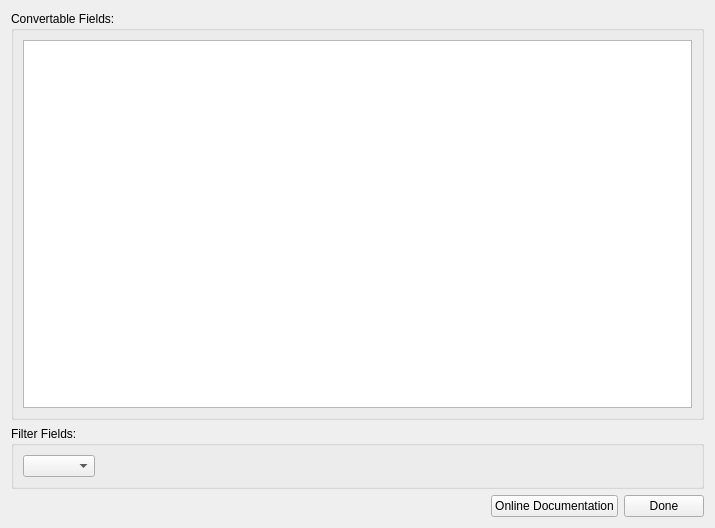
<?xml version="1.0" encoding="UTF-8"?>
<ui version="4.0">
 <class>ConvertCoordinateFieldWidget</class>
 <widget class="QWidget" name="ConvertCoordinateFieldWidget">
  <property name="geometry">
   <rect>
    <x>0</x>
    <y>0</y>
    <width>715</width>
    <height>528</height>
   </rect>
  </property>
  <property name="windowTitle">
   <string>Convert Coordinate Field</string>
  </property>
  <layout class="QGridLayout" name="gridLayout">
   <item row="0" column="0">
    <widget class="QGroupBox" name="groupBoxCoordinateFieldsMap">
     <property name="title">
      <string>Convertable Fields:</string>
     </property>
     <layout class="QVBoxLayout" name="verticalLayout">
      <item>
       <widget class="QTableView" name="tableViewCoordinateFields"/>
      </item>
     </layout>
    </widget>
   </item>
   <item row="1" column="0">
    <widget class="QGroupBox" name="groupBox">
     <property name="title">
      <string>Filter Fields:</string>
     </property>
     <layout class="QVBoxLayout" name="verticalLayout_2">
      <item>
       <layout class="QHBoxLayout" name="horizontalLayout_2">
        <item>
         <widget class="QComboBox" name="comboBoxFilterFields"/>
        </item>
        <item>
         <spacer name="horizontalSpacer_2">
          <property name="orientation">
           <enum>Qt::Horizontal</enum>
          </property>
          <property name="sizeHint" stdset="0">
           <size>
            <width>40</width>
            <height>20</height>
           </size>
          </property>
         </spacer>
        </item>
       </layout>
      </item>
     </layout>
    </widget>
   </item>
   <item row="2" column="0">
    <layout class="QHBoxLayout" name="horizontalLayout">
     <item>
      <spacer name="horizontalSpacer">
       <property name="orientation">
        <enum>Qt::Horizontal</enum>
       </property>
       <property name="sizeHint" stdset="0">
        <size>
         <width>40</width>
         <height>20</height>
        </size>
       </property>
      </spacer>
     </item>
    <item>
       <widget class="QPushButton" name="pushButtonDocumentation">
        <property name="text">
         <string>Online Documentation</string>
        </property>
       </widget>
      </item>
     <item>
      <widget class="QPushButton" name="pushButtonDone">
       <property name="text">
        <string>Done</string>
       </property>
      </widget>
     </item>
    </layout>
   </item>
  </layout>
 </widget>
 <resources/>
 <connections/>
</ui>
